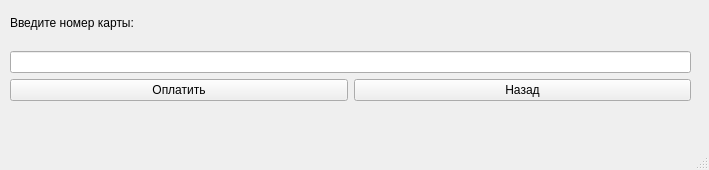
<?xml version="1.0" encoding="UTF-8"?>
<ui version="4.0">
 <class>MainWindow</class>
 <widget class="QMainWindow" name="MainWindow">
  <property name="enabled">
   <bool>true</bool>
  </property>
  <property name="geometry">
   <rect>
    <x>0</x>
    <y>0</y>
    <width>709</width>
    <height>170</height>
   </rect>
  </property>
  <property name="windowTitle">
   <string>MainWindow</string>
  </property>
  <widget class="QWidget" name="centralwidget">
   <widget class="QWidget" name="layoutWidget">
    <property name="geometry">
     <rect>
      <x>10</x>
      <y>0</y>
      <width>681</width>
      <height>101</height>
     </rect>
    </property>
    <layout class="QVBoxLayout" name="verticalLayout">
     <item>
      <widget class="QLabel" name="hintLabel">
       <property name="text">
        <string>Введите номер карты: </string>
       </property>
      </widget>
     </item>
     <item>
      <widget class="QLineEdit" name="cardData"/>
     </item>
     <item>
      <layout class="QHBoxLayout" name="horizontalLayout">
       <item>
        <widget class="QPushButton" name="payButton">
         <property name="text">
          <string>Оплатить</string>
         </property>
        </widget>
       </item>
       <item>
        <widget class="QPushButton" name="back">
         <property name="text">
          <string>Назад</string>
         </property>
        </widget>
       </item>
      </layout>
     </item>
    </layout>
   </widget>
   <widget class="QLabel" name="errorLabel">
    <property name="geometry">
     <rect>
      <x>21</x>
      <y>102</y>
      <width>676</width>
      <height>16</height>
     </rect>
    </property>
    <property name="text">
     <string/>
    </property>
   </widget>
  </widget>
  <widget class="QMenuBar" name="menubar">
   <property name="geometry">
    <rect>
     <x>0</x>
     <y>0</y>
     <width>709</width>
     <height>26</height>
    </rect>
   </property>
  </widget>
  <widget class="QStatusBar" name="statusbar"/>
 </widget>
 <resources/>
 <connections/>
</ui>
